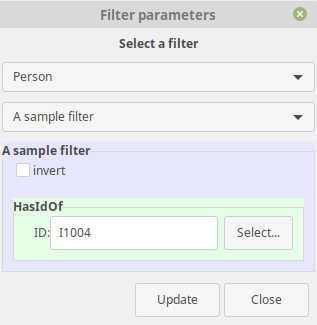

Recreate this plot in Python.
#
# Gramps - a GTK+/GNOME based genealogy program
#
# Copyright (C) 2021-2022      Gramps developers, Kari Kujansuu

# This program is free software; you can redistribute it and/or modify
# it under the terms of the GNU General Public License as published by
# the Free Software Foundation; either version 2 of the License, or
# (at your option) any later version.
#
# This program is distributed in the hope that it will be useful,
# but WITHOUT ANY WARRANTY; without even the implied warranty of
# MERCHANTABILITY or FITNESS FOR A PARTICULAR PURPOSE.  See the
# GNU General Public License for more details.
#
# You should have received a copy of the GNU General Public License
# along with this program; if not, write to the Free Software
# Foundation, Inc., 51 Franklin Street, Fifth Floor, Boston, MA 02110-1301 USA.
#

import os
import re
import traceback
from collections import defaultdict
from pprint import pprint

try:
    from typing import Any, Callable, Dict, Generator, Iterator, List, Optional, Set, Tuple
    from gramps.gen.dbstate import DbState
    from gramps.gen.db import DbTxn, DbGeneric
    from gramps.gen.lib import BaseObject
    from gramps.gen.user import User
    from gramps.gui import DisplayState
    from gramps.gen.filters import GenericFilter
    from gramps.gen.filters.rules import Rule
except:
    pass

from gi.repository import Gdk, GObject, Gtk

import gramps.gen.filters
from gramps.gen.config import config as configman
from gramps.gen.const import CUSTOM_FILTERS
from gramps.gen.const import GRAMPS_LOCALE as glocale
from gramps.gen.datehandler import displayer
from gramps.gen.db import DbTxn
from gramps.gen.display.name import displayer as name_displayer
from gramps.gen.display.place import displayer as place_displayer
from gramps.gen.errors import FilterError, WindowActiveError
from gramps.gen.filters import GenericFilterFactory, reload_custom_filters
from gramps.gen.filters.rules import MatchesFilterBase
from gramps.gen.lib import (
    Citation,
    Event,
    Family,
    Media,
    Note,
    Person,
    Place,
    Repository,
    Source,
)
from gramps.gen.utils.callman import CallbackManager
from gramps.gen.utils.db import family_name
from gramps.gen.utils.db import get_birth_or_fallback
from gramps.gen.utils.string import conf_strings
from gramps.gui.dbguielement import DbGUIElement
from gramps.gui.dialog import ErrorDialog, QuestionDialog
from gramps.gui.editors import (
    EditCitation,
    EditEvent,
    EditFamily,
    EditMedia,
    EditNote,
    EditPerson,
    EditPlace,
    EditRepository,
    EditSource,
)
from gramps.gui.editors.filtereditor import MyEntry
from gramps.gui.editors.filtereditor import (
    EditFilter,
    MyBoolean,
    MyFilters,
    MyID,
    MyInteger,
    MyLesserEqualGreater,
    MyList,
    MyPlaces,
    MySelect,
    MySource,
    _name2typeclass,
)
from gramps.gui.glade import Glade
from gramps.gui.managedwindow import ManagedWindow
from gramps.gui.plug import tool
from gramps.gui.user import User
from gramps.gui.views.listview import ListView
from gramps.gui.widgets import DateEntry

try:
    _trans = glocale.get_addon_translator(__file__)
except ValueError:
    _trans = glocale.translation
_ = _trans.gettext


regex_tip = _('Interpret the contents of string fields as regular '
        'expressions.\n'
        'A decimal point will match any character. '
        'A question mark will match zero or one occurences '
        'of the previous character or group. '
        'An asterisk will match zero or more occurences. '
        'A plus sign will match one or more occurences. '
        'Use parentheses to group expressions. '
        'Specify alternatives using a vertical bar. '
        'A caret will match the start of a line. '
        'A dollar sign will match the end of a line.')

#-------------------------------------------------------------------------
#
# Tool
#
#-------------------------------------------------------------------------
class Tool(tool.Tool, ManagedWindow):

    def __init__(self, dbstate, user, options_class, name, callback=None):
        # type: (Any, Any, Any, str, Callable) -> None
        tool.Tool.__init__(self, dbstate, options_class, name)
        ManagedWindow.__init__(self, user.uistate, [], self.__class__, modal=False)
        self.user = user
        self.uistate = user.uistate
        self.dbstate = dbstate
        # self.track = []
        self.config = configman.register_manager(name)
        self.config.register("lastfilter.namespace", "")
        self.config.register("lastfilter.filtername", "")
        
        self.frame = None
        self.categories = [
            "Person",
            "Family",
            "Event",
            "Place",
            "Citation",
            "Source",
            "Repository",
            "Media",
            "Note",
        ]
        self.categories_translated = [_(cat) for cat in self.categories]
        self.colors = [
            Gdk.RGBA(0.75, 0.75, 0.75, 0.250),
            Gdk.RGBA(0.75, 0.75, 0.99, 0.250),
            Gdk.RGBA(0.75, 0.99, 0.99, 0.250),
            Gdk.RGBA(0.75, 0.99, 0.75, 0.250),
            Gdk.RGBA(0.99, 0.99, 0.75, 0.250),
            Gdk.RGBA(0.99, 0.75, 0.75, 0.250),
            Gdk.RGBA(0.99, 0.75, 0.99, 0.250),
        ]
        self.use_colors = True

        self.database_changed_key = self.dbstate.connect('database-changed', self.database_changed)
        self.filters_changed_key = self.uistate.connect('filters-changed', self.filters_changed)

        self.initialize_category_and_filtername()
        self.dialog = self.create_gui()

        self.set_window(self.dialog, None, _("Filter Parameters"))
        self.dialog.show_all()

    def build_menu_names(self, obj):
        # type: (Any) -> Tuple[str,str]
        """
        Needed by ManagedWindow to build the Windows menu
        """
        return ('FilterParams','FilterParams')

    def database_changed(self, db):
        # type: (DbGeneric) -> None
        # print("database_changed", db, db.is_open())
        if db.is_open():
            self.close_clicked(None) # can't handle database change


    def enable_buttons(self, value):
        # type: (bool) -> None
        self.edit_button.set_sensitive(value)
        self.delete_button.set_sensitive(value)
        self.execute_button.set_sensitive(value)
        self.update_button.set_sensitive(value)

    def populate_filters(self, category):
        # type: (str) -> None
        self.filterdb = gramps.gen.filters.CustomFilters
        filters = self.filterdb.get_filters_dict(category)
        self.filternames = []
        self.combo_filters.get_model().clear()
        for filter in filters.values():
            filtername = filter.get_name()
            self.filternames.append(filtername)
            self.combo_filters.append_text(filtername)
        if len(self.filternames) > 0:
            if self.current_filtername in self.filternames:
                current_index = self.filternames.index(self.current_filtername)
                self.combo_filters.set_active(current_index)
            else:
                self.combo_filters.set_active(0)
            self.enable_buttons(True)
        else:
            self.enable_buttons(False)

    def filters_changed(self, namespace):
        # type: (str) -> None
        if namespace == self.current_category:
            self.populate_filters(namespace)
    
    def initialize_category_and_filtername(self):
        # type: () -> None
        self.current_filtername = None
        self.filternames = []
        category = self.uistate.viewmanager.active_page.get_category() # type: str
        if category == "People": category = "Person"
        if category.endswith("ies"): category = category[0:-3] + "y"
        if category.endswith("s"): category = category[0:-1]
        self.current_category = category

        self.config.load()
        namespace = self.config.get("lastfilter.namespace")
        if namespace:
            self.current_category = namespace
            filtername = self.config.get("lastfilter.filtername")
            if filtername:
                self.current_filtername = filtername
        self.namespace = self.current_category

    def create_gui(self):
        # type: () -> Gtk.Dialog
        glade = Glade(toplevel='dialog1')
        self.dialog = glade.toplevel
        combo_categories = glade.get_child_object("combo_categories")
        self.combo_filters = glade.get_child_object("combo_filters")
        self.add_button = glade.get_child_object("add_button")
        self.edit_button = glade.get_child_object("edit_button")
        self.clone_button = glade.get_child_object("clone_button")
        self.delete_button = glade.get_child_object("delete_button")

        self.execute_button = glade.get_child_object("execute_button")
        self.update_button = glade.get_child_object("update_button")
        self.close_button = glade.get_child_object("close_button")
        self.box = glade.get_child_object("box")
        self.errorMsg = glade.get_child_object("errorMsg")
        
        if 0: glade.connect_signals(
            {
                'on_filter_changed': self.on_filter_changed,
                'add_new_filter': self.add_new_filter,
                'edit_filter': self.edit_filter,
                'delete_filter': self.delete_filter,
                'execute_clicked': self.execute_clicked,
                'update_clicked': self.update_clicked,
                'close_clicked': self.close_clicked,
                'on_category_changed': self.on_category_changed,
            }
        )
        if 1:
            self.combo_filters.connect("changed", self.on_filter_changed)

            self.add_button.connect("clicked", self.add_new_filter)
            self.edit_button.connect("clicked", self.edit_filter)
            self.clone_button.connect("clicked", self.clone_filter)
            self.delete_button.connect("clicked", self.delete_filter)

            self.execute_button.connect("clicked", self.execute_clicked)
            self.update_button.connect("clicked", self.update_clicked)
            self.close_button.connect("clicked", self.close_clicked)

        for cat in self.categories_translated:
            combo_categories.append_text(cat)
        combo_categories.connect("changed", self.on_category_changed)

        if self.current_category not in self.categories:
            self.current_category = "Person"
        i = self.categories.index(self.current_category)
        combo_categories.set_active(i)

        # put the dialog close to the parent window
        x, y = self.parent_window.get_position()
        self.dialog.move(x+100, y+100)
            
        self.dialog.connect("delete-event", lambda x, y: self.close_clicked(self.dialog))
        return self.dialog

    def on_category_changed(self, combo):
        # type: (Gtk.ComboBox) -> None
        tree_iter = combo.get_active_iter()
        if tree_iter is None: return
        model = combo.get_model()
        cat_name_translated = model[tree_iter][0]
        i = self.categories_translated.index(cat_name_translated)
        self.current_category = self.categories[i]
        if self.frame:
            self.frame.destroy()
            self.frame = None
        self.populate_filters(self.current_category)

    def get_color(self, level):
        # type: (int) -> str
        return self.colors[level % len(self.colors)]

    def get_all_handles(self, category):
        # type: (str) -> Optional[List[str]]
        # method copied from gramps/gui/editors/filtereditor.py
        # Why use iter for some and get for others?
        if category == 'Person':
            return self.db.iter_person_handles()
        elif category == 'Family':
            return self.db.iter_family_handles()
        elif category == 'Event':
            return self.db.get_event_handles()
        elif category == 'Source':
            return self.db.get_source_handles()
        elif category == 'Citation':
            return self.db.get_citation_handles()
        elif category == 'Place':
            return self.db.iter_place_handles()
        elif category == 'Media':
            return self.db.get_media_handles()
        elif category == 'Repository':
            return self.db.get_repository_handles()
        elif category == 'Note':
            return self.db.get_note_handles()
        else:
            return None

    def execute_clicked(self, _widget):
        # type: (str) -> None
        class User2:
            """
            Helper class to provide "can_cancel" functionality to
            the progress indicator used by gramps.gen.filters._genericfilter.GenericFilter.apply().
            Replaces the gramps.gui.user.User class for this case.
            Code copied from gramps/gui/user.py.
            """
            def __init__(self, user):
                # type: (User) -> None
                self.parent = user.parent
                self.uistate = user.uistate
                self.parent = user.parent
            def begin_progress(self, title, message, steps):
                # type: (str,str,int) -> None
                # Parameter "can_cancel" added to ProgressMeter creation.
                from gramps.gui.utils import ProgressMeter
                self._progress = ProgressMeter(title, parent=self.parent, can_cancel=True)
                if steps > 0:
                    self._progress.set_pass(message, steps, ProgressMeter.MODE_FRACTION)
                else:
                    self._progress.set_pass(message, mode=ProgressMeter.MODE_ACTIVITY)
            def step_progress(self):
                # type: () -> None
                res = self._progress.step()
                if res:
                    self.end_progress()
                    raise StopIteration
            def end_progress(self):
                # type: () -> None
                if self._progress:
                    self._progress.close()
                self._progress = None

        user = User2(self.user)

        # code copied from gramps/gui/editors/filtereditor.py (test_clicked)
        if not self.current_category:
            return 
        if not self.current_filtername:
            return
        try:
            self.update_params()
            filter = self.getfilter(self.current_category, self.current_filtername)
            handle_list = filter.apply(self.dbstate.db, id_list=None, user=user)
        except StopIteration:
            return
        except FilterError as msg:
            traceback.print_exc()
            (msg1, msg2) = msg.messages()
            ErrorDialog(msg1, msg2, parent=self.window)
            return
        ShowResults(self.dbstate, self.uistate, [], handle_list,
                    self.current_filtername, self.current_category)

    def update(self, current_filtername=None):
        # type: (str) -> None
        if current_filtername:
            self.current_filtername = current_filtername
        self.filterdb.save()
        reload_custom_filters()
        self.uistate.emit('filters-changed', (self.current_category,))

    def selection_callback(self, filterdb, filtername):
        # type: (str,str) -> None
        self.update(filtername)
        
    # methods copied from gramps/gui/editors/filtereditor.py
    def add_new_filter(self, obj):
        # type: (str) -> None
        self.filterdb = gramps.gen.filters.CustomFilters
        the_filter = GenericFilterFactory(self.current_category)()
        EditFilter(self.current_category, self.dbstate, self.uistate, self.track,
                   the_filter, self.filterdb, selection_callback=self.selection_callback)

    def edit_filter(self, obj):
        # type: (str) -> None
        if not self.current_category:
            return 
        if not self.current_filtername:
            return
        self.filterdb = gramps.gen.filters.CustomFilters
        the_filter = self.getfilter(self.current_category,  self.current_filtername)
        EditFilter(self.current_category, self.dbstate, self.uistate, self.track,
                   the_filter, self.filterdb, selection_callback=self.selection_callback)

    def clone_filter(self, obj): # not used
        # type: (str) -> None
        print("clone_filter")
        if not self.current_category:
            return 
        if not self.current_filtername:
            return
        old_filter = self.getfilter(self.current_category,  self.current_filtername)
        the_filter = GenericFilterFactory(self.current_category)(old_filter)
        the_filter.set_name('')
        EditFilter(self.current_category, self.dbstate, self.uistate, self.track,
                   the_filter, self.filterdb, update=self.update)

    def delete_filter(self, obj):
        # type: (str) -> None
        if not self.current_category:
            return 
        if not self.current_filtername:
            return
        gfilter = self.getfilter(self.current_category,  self.current_filtername)
        name = gfilter.get_name()
        using_filters = self.check_recursive_filters(self.current_category, name)
        if using_filters:
            QuestionDialog( _('Delete Filter?'),
                            _('This filter is currently being used '
                              'as the base for other filters. Deleting '
                              'this filter will result in removing all '
                              'other filters that depend on it:\n' +
                              ", ".join(f.get_name() for f in using_filters)),
                            _('Delete Filter'),
                            self._do_delete_selected_filter,
                            parent=self.dialog)
        else:
            self._do_delete_selected_filter()

    def _find_dependent_filters(self, space, gfilter, filter_set):
        # type: (str,GenericFilter,Set[GenericFilter]) -> None
        """
        This method recursively calls itself to find all filters that
        depend on the given filter, either directly through one of the rules,
        or through the chain of dependencies.

        The filter_set is amended with the found filters.
        """
        # Add itself to the filter_set
        filter_set.add(gfilter)
        name = gfilter.get_name()
        filters = self.filterdb.get_filters(space)
        for the_filter in filters:
            if the_filter.get_name() == name:
                continue
            if the_filter in filter_set: # prevent infinite recursion
                continue
            for rule in the_filter.get_rules():
                values = list(rule.values())
                if issubclass(rule.__class__, MatchesFilterBase) \
                       and (name in values):
                    self._find_dependent_filters(space, the_filter, filter_set)
                    break

    def check_recursive_filters(self, space, name):
        # type: (str,str) -> List[GenericFilter]
        using_filters = []
        for the_filter in self.filterdb.get_filters(space):
            for rule in the_filter.get_rules():
                values = list(rule.values())
                if issubclass(rule.__class__, MatchesFilterBase) \
                       and (name in values):
                    using_filters.append(the_filter)
        return using_filters

    def _do_delete_selected_filter(self):
        # type: () -> None
        if not self.current_category:
            return 
        if not self.current_filtername:
            return
        gfilter = self.getfilter(self.current_category,  self.current_filtername)
        self._do_delete_filter(self.current_category, gfilter)
        self.update()

    def _do_delete_filter(self, space, gfilter):
        # type: (str,str) -> None
        # Find everything we need to remove
        filter_set = set() # type: Set[GenericFilter]
        self._find_dependent_filters(space, gfilter, filter_set)

        # Remove what we found
        filters = self.filterdb.get_filters(space)
        list(map(filters.remove, filter_set))

    def update_clicked(self, _widget):
        # type: (str) -> None
        self.update_params()
        self.filterdb.save()

    def close_clicked(self, _widget):
        # type: (str) -> None
        self.uistate.disconnect(self.filters_changed_key) 
        self.dbstate.disconnect(self.database_changed_key)
        reload_custom_filters()  # so that our (non-saved) changes will be discarded
        self.close()

    def get_widgets(self,arglist,filtername):
        # type: (List[str],str) -> MyEntry
        # Code copied from gramps/gui/editors/filtereditor.py

        # filterdb = gramps.gen.filters.CustomFilters  # hack so that infamilyrule works

        pos = 0
        tlist = []
        for v in arglist:
            if isinstance(v, tuple):
                # allows filter to create its own GUI element
                l = Gtk.Label(label=v[0], halign=Gtk.Align.END)
            else:
                l = Gtk.Label(label=v, halign=Gtk.Align.END)
            l.show()
            if v == _('Place:'):
                t = MyPlaces([])
            elif v in [_('Reference count:'),
                        _('Number of instances:')
                        ]:
                t = MyInteger(0, 999)
            elif v == _('Reference count must be:'):
                t = MyLesserEqualGreater()
            elif v == _('Number must be:'):
                t = MyLesserEqualGreater(2)
            elif v == _('Number of generations:'):
                t = MyInteger(1, 32)
            elif v == _('ID:'):
                t = MyID(self.dbstate, self.uistate, self.track,
                         self.namespace)
            elif v == _('Source ID:'):
                t = MySource(self.dbstate, self.uistate, self.track)
            elif v == _('Filter name:'):
                t = MyFilters(self.filterdb.get_filters(self.namespace),
                              filtername)
            # filters of another namespace, name may be same as caller!
            elif v == _('Person filter name:'):
                t = MyFilters(self.filterdb.get_filters('Person'))
            elif v == _('Event filter name:'):
                t = MyFilters(self.filterdb.get_filters('Event'))
            elif v == _('Source filter name:'):
                t = MyFilters(self.filterdb.get_filters('Source'))
            elif v == _('Repository filter name:'):
                t = MyFilters(self.filterdb.get_filters('Repository'))
            elif v == _('Place filter name:'):
                t = MyFilters(self.filterdb.get_filters('Place'))
            elif v in _name2typeclass:
                additional = None
                if v in (_('Event type:'), _('Personal event:'),
                         _('Family event:')):
                    additional = self.db.get_event_types()
                elif v == _('Personal attribute:'):
                    additional = self.db.get_person_attribute_types()
                elif v == _('Family attribute:'):
                    additional = self.db.get_family_attribute_types()
                elif v == _('Event attribute:'):
                    additional = self.db.get_event_attribute_types()
                elif v == _('Media attribute:'):
                    additional = self.db.get_media_attribute_types()
                elif v == _('Relationship type:'):
                    additional = self.db.get_family_relation_types()
                elif v == _('Note type:'):
                    additional = self.db.get_note_types()
                elif v == _('Name type:'):
                    additional = self.db.get_name_types()
                elif v == _('Surname origin type:'):
                    additional = self.db.get_origin_types()
                elif v == _('Place type:'):
                    additional = sorted(self.db.get_place_types(),
                                        key=lambda s: s.lower())
                t = MySelect(_name2typeclass[v], additional)
            elif v == _('Inclusive:'):
                t = MyBoolean(_('Include selected Gramps ID'))
            elif v == _('Case sensitive:'):
                t = MyBoolean(_('Use exact case of letters'))
            elif v == _('Regular-Expression matching:'):
                t = MyBoolean(_('Use regular expression'))
            elif v == _('Include Family events:'):
                t = MyBoolean(_('Also family events where person is spouse'))
            elif v == _('Primary Role:'):
                t = MyBoolean(_('Only include primary participants'))
            elif v == _('Tag:'):
                taglist = ['']
                taglist = taglist + [tag.get_name() for tag in self.dbstate.db.iter_tags()]
                t = MyList(taglist, taglist)
            elif v == _('Confidence level:'):
                t = MyList(list(map(str, list(range(5)))),
                           [_(conf_strings[i]) for i in range(5)])
            elif v == _('Date:'):
                t = DateEntry(self.uistate, self.track)
            elif v == _('Day of Week:'):
                long_days = displayer.long_days
                days_of_week = long_days[2:] + long_days[1:2]
                t = MyList(list(map(str, range(7))), days_of_week)
            elif v == _('Units:'):
                t = MyList([0, 1, 2],
                           [_('kilometers'), _('miles'), _('degrees')])
            elif isinstance(v, tuple):
                # allow filter to create its own GUI element
                t = v[1](self.db)
            else:
                t = MyEntry()
            t.set_hexpand(True)
            tlist.append(t)
            pos += 1
        return tlist[0]

    class MyGrid(Gtk.Grid):
        """
        Gtk.Grid that is easier to use; just call .add() to add a new item.
        Set argument 'incrow' to False if next item should be on the same row.
        """

        def __init__(self):
            # type: () -> None
            Gtk.Grid.__init__(self)
            self.set_margin_left(10)
            self.set_margin_top(0)
            self.set_margin_right(10)
            self.set_margin_bottom(10)
            self.row = 0
            self.col = 0
        def add(self, widget, incrow=True):
            # type: (str,bool) -> None
            self.attach(widget,self.col,self.row,1,1)
            if incrow:
                self.row += 1
                self.col = 0
            else:
                self.col += 1

    def update_params(self, *args):
        # type: (str) -> None
        for (filter,invert_checkbox,logical_combo) in self.filterparams:
            filter.set_invert(invert_checkbox.get_active())
            filter.set_logical_op(self.ops[logical_combo.widget.get_active()])

        for (rule, paramindex, entry) in self.entries:
            value = str(entry.get_text())  # type: Any
            rule.list[paramindex] = value
            #print(value, entry)
        for (rule,use_regex) in self.regexes:
            value = use_regex.get_active()
            rule.use_regex = value
        for oldvalue, entries in self.values.items():
            value = None
            for entry,rule,paramindex in entries:
                if value is None:
                    value = entry.get_text()
                else:
                    rule.list[paramindex] = value
                entry.set_text(value)
        self.on_filter_changed(self.combo_filters, reload=False)

    def getfilter(self, category, filtername):
        # type: (str,str) -> GenericFilter
        filters = self.filterdb.get_filters_dict(category)
        return filters.get(filtername)


    def clean(self, text):
        # type: (str) -> str
        if len(text) > 80:
            text = text[0:77] + "..."
        text = text.replace("<","&lt;")
        return text
    
    
    def addfilter(self, grid, category, filter, level):
        # type: (Gtk.Grid,str,GenericFilter,int) -> None
        """
        Add the GUI widgets for the filter in the supplied Gtk.Grid.
        The grid is already contained in a Gtk.Frame with appropriate label.

        Saves the widget in three arrays (entries, filterparams and regexes).
        """

        if level > 20:
            lbl = Gtk.Label()
            lbl.set_halign(Gtk.Align.START)
            msg = (
                "<span color='red' size='larger'>"
                + _("Too deeply nested filters")
                + "</span>"
            )
            lbl.set_markup(msg)
            grid.add(lbl)
            self.errorMsg.set_markup(msg)
            return

        clsname = filter.__class__.__name__

        invert_checkbox = Gtk.CheckButton("invert")
        invert_checkbox.set_active(filter.get_invert())
        invert_checkbox.set_tooltip_text(
            _("Return values that do not match the filter rules")
        )

        choices = [
            _("All rules must apply"),
            _("At least one rule must apply"),
            _("Exactly one rule must apply"),
        ]
        self.ops = ["and","or","one"]
        op = filter.get_logical_op()
        combo = self.MyCombo(choices)
        combo.widget.set_active(self.ops.index(op))
        hbox = Gtk.HBox()
        hbox.add(invert_checkbox)
        if len(filter.get_rules()) > 1:
            hbox.add(combo.widget)
        grid.add(hbox)

        self.filterparams.append((filter,invert_checkbox, combo))

        for rule in filter.get_rules():
            lab = Gtk.Label(" ") # to separate the frames
            grid.add(lab)

            clsname = rule.__class__.__name__
            lbl = Gtk.Label(str(level) + ". " + clsname)
            lbl.set_halign(Gtk.Align.START)

            frame, grid2 = self.add_frame(grid, level, "<b>"+self.clean(_(rule.name))+"</b>\n" + self.clean(_(rule.description)),
                                   tooltip=_(rule.name) + "\n\n" + _(rule.description))
            for paramindex,(caption1, value) in enumerate(zip(rule.labels,rule.list)):
                if type(caption1) is tuple:
                    caption = caption1[0]
                else:
                    caption = caption1
                lbl = Gtk.Label(caption)
                lbl.set_halign(Gtk.Align.START)
                self.namespace = category
                entry = self.get_widgets([caption1], filter.get_name())
                entry.set_text(value)
                entry.set_halign(Gtk.Align.START)
                self.entries.append((rule,paramindex,entry))

                #grid2.add(lbl, False)
                if isinstance(entry, MyFilters):
                    grid2.add(lbl)
                else:
                    grid2.add(lbl, False)
                grid2.add(entry)
                
                
                if isinstance(entry, MyID):  # link ID fields if they have the same value
                    if value in self.values:
                        entry.set_sensitive(False)
                    self.values[value].append((entry,rule,paramindex))
                    entry.entry.connect("changed", self.update_params)
                if isinstance(entry, MyFilters):  
                    entry.connect("changed", self.update_params)
                if self.is_filter_reference(clsname, caption, entry):
                    matchcategory = self.get_matchcategory(clsname, caption, entry)
                    if matchcategory == "":
                        matchcategory = category
                    filtername = rule.list[paramindex]                
    
                    self.add_frame_and_filter(grid2, matchcategory, filtername, "", level)
                else:
                    pass
                    
            if rule.allow_regex:
                use_regex = Gtk.CheckButton(label=_('Use regular expressions'))
                use_regex.set_tooltip_text(regex_tip)
                use_regex.set_active(rule.use_regex)
                grid2.add(use_regex)
                self.regexes.append((rule,use_regex))

        
    def is_filter_reference(self, clsname, caption, entry):
        if isinstance(entry, MyFilters): return True
        if caption.lower().endswith("filter name:"): return True
        if clsname.startswith("Matches") and clsname.endswith("Filter"): return True  # e.g. MatchesEventFilter
        if clsname.startswith("Is") and clsname.endswith("FilterMatch"): return True  # e.g. IsChildOfFilterMatch
        return False

    def get_matchcategory(self, clsname, caption, entry):
        if caption.lower().endswith(" filter name:"): return caption.split()[0].capitalize()
        if clsname.startswith("Matches") and clsname.endswith("Filter"): return clsname.replace("Matches","").replace("Filter","")  # e.g. MatchesEventFilter
        return ""

    def add_frame_and_filter(self, grid, category, filtername, caption, level):
        # type: (Gtk.Grid,str,str,int) -> Gtk.Frame
        """
        Add a new Frame inside grid and a new Grid inside that Frame.
        Call addfilter to add a new frame inside the new grid to represent filter named 'filtername'.
        """
        filter = self.getfilter(category, filtername)
        if filter is None:  # not found for some reason
            lbl = Gtk.Label()
            lbl.set_halign(Gtk.Align.START)
            msg = "<span color='red' size='larger'>" + _("Error: filter '%s' not found in namespace '%s'") % (filtername, category) + "</span>"
            lbl.set_markup(msg)
            grid.add(lbl)
            self.errorMsg.set_markup(msg)
            return
        #caption = "<b>"+self.clean(filtername)+"</b>"
        if filter.comment.strip():
            caption += "\n"+self.clean(filter.comment)
        
        tooltip = filtername + "\n\n" + filter.comment
        frame, grid2 = self.add_frame(grid, level, caption, tooltip)
        self.addfilter(grid2, category, filter, level+1)
        return frame

        
    def add_frame(self, grid, level, caption, tooltip=None):
        # type: (Gtk.Grid,int,str,str) -> Tuple[Gtk.Frame, Gtk.Grid]
        "Add a new Frame inside grid and a new Grid inside that Frame"
        lbl = Gtk.Label()
        lbl.set_halign(Gtk.Align.START)
        lbl.set_markup(caption)
        frame2 = Gtk.Frame()
        frame2.set_label_widget(lbl)
        if self.use_colors:
            frame2.override_background_color(Gtk.StateFlags.NORMAL, self.get_color(level))

        if grid: grid.add(frame2)
        grid2 = self.MyGrid()
        frame2.add(grid2)
        frame2.set_tooltip_text(tooltip)
        return frame2, grid2

    def update_filter_reference(self, entry, paramindex, rule):
        referenced_filter_name = entry.get_text()
        rule.list[paramindex] = referenced_filter_name
        self.update_params()
        #self.update()
        self.filters_changed(self.current_category)

    def on_filter_changed(self, combo, reload=True):
        # type: (Gtk.ComboBox) -> None
#         import random
#         random.shuffle(self.colors)
        tree_iter = combo.get_active_iter()
        if tree_iter is None: return
        model = combo.get_model()
        try:
            filtername = model[tree_iter][0]
        except:
            traceback.print_exc()
            return

        # load from xml file, any temporary changes are lost
        if reload: reload_custom_filters()
        self.filterdb = gramps.gen.filters.CustomFilters

        self.current_filtername = filtername
        if self.frame:
            self.frame.destroy()
        self.entries = []       # type: List[Tuple[Rule,int,Gtk.Entry]]
        self.filterparams = []  # type: List[Tuple[GenericFilter,Gtk.CheckButton,Gtk.ComboBox]]
        self.regexes = []       # type: List[Tuple[Rule,Gtk.CheckButton]]
        self.values = defaultdict(list) # type: Dict[str, List[Tuple[Gtk.Entry,Rule,int]]]
        
        self.config.set("lastfilter.namespace", self.current_category)
        self.config.set("lastfilter.filtername", filtername)
        self.config.save()
        

        caption = "<b>"+filtername+"</b>"
        self.errorMsg.set_text("")

        frame2 = self.add_frame_and_filter(None, self.current_category, filtername, filtername, 0)
        
        self.box.add(frame2)
        self.frame = frame2
        self.dialog.resize(1, 1)  # shrink to minimum size needed
        self.dialog.show_all()

    class MyWidget:
        def __init__(self, widget):
            # type: (Gtk.Widget) -> None
            self.widget = widget
        def set_value(self, text):
            # type: (Any) -> None
            self.widget.set_text(text)
        def get_value(self):
            # type: () -> Any
            return self.widget.get_text()


    class MyCheckBox(MyWidget):
        def __init__(self):
            # type: () -> None
            self.widget = Gtk.CheckButton()
        def set_value(self, value):
            # type: (bool) -> None
            self.widget.set_active(value)
        def get_value(self):
            # type: () -> bool
            return self.widget.get_active()

    class MySpin(MyWidget):
        def __init__(self):
            # type: () -> None
            self.widget = Gtk.SpinButton()
            self.widget.set_numeric(True)
            adjustment = Gtk.Adjustment(upper=100, step_increment=1, page_increment=10)
            self.widget.set_adjustment(adjustment)
        def set_value(self, value):
            # type: (int) -> None
            self.widget.set_value(value)
        def get_value(self):
            # type: () -> int
            return self.widget.get_value_as_int()

    class MyCombo():
        def __init__(self, entries, *, has_entry=False):
            # type: (List[str], bool) -> None
            #Gtk.ComboBoxText.__init__(self)
            self.entries = entries
            if len(entries) > 0 and type(entries[0]) == tuple:
                self.keys = [e[0] for e in entries]
                self.entries = [e[1] for e in entries]
            else:
                self.keys = self.entries
            if has_entry:
                self.widget = Gtk.ComboBoxText.new_with_entry()
            else:
                self.widget = Gtk.ComboBoxText()
                self.widget.set_entry_text_column(0)
            self.fill_combo(self.entries)

        def fill_combo(self, data_list, wrap_width=1):
            # type: (Gtk.ComboBox, List[str], int) -> None
            for data in data_list:
                if data:
                    if type(data) == tuple:
                        self.widget.append(data[0],data[1])
                        self.widget.set_id_column(0)
                        self.widget.set_entry_text_column(1)
                    else:
                        self.widget.append_text(data)
                        self.widget.set_entry_text_column(0)

            self.widget.set_popup_fixed_width(False)
            self.widget.set_wrap_width(wrap_width)

        def set_value(self, value):
            # type: (str) -> None
            if value in self.keys:
                i = self.keys.index(value)
            else:
                i = -1
            self.widget.set_active(i)
        def get_value(self):
            # type: () -> str
            return self.widget.get_active_text()

class Category:
    def __init__(
        self,
        getfunc,        # type: Callable
        commitfunc,     # type: Callable
        get_all_objects_func,  # type: Callable
        objcls,         # type: BaseObject
        objclass,       # type: Optional[str]
        editfunc,       # type: Callable
    ):
        self.getfunc = getfunc
        self.commitfunc = commitfunc
        self.get_all_objects_func = get_all_objects_func
        self.objcls = objcls
        self.objclass = objclass
        self.editfunc = editfunc


CATEGORIES = [
    "People",
    "Families",
    "Events",
    "Places",
    "Citations",
    "Sources",
    "Repositories",
    "Media",
    "Notes",
]

def get_category_info(db, category_name):
    # type: (Any, str) -> Category

    objclass = None
    if category_name == "Person":
        get_all_objects_func = db.get_person_handles
        getfunc = db.get_person_from_handle
        commitfunc = db.commit_person
        editfunc = EditPerson
        objcls = Person
        objclass = "Person"
    if category_name == "Family":
        get_all_objects_func = db.get_family_handles
        getfunc = db.get_family_from_handle
        commitfunc = db.commit_family
        editfunc = EditFamily
        objcls = Family
        objclass = "Family"
    if category_name == "Place":
        get_all_objects_func = db.get_place_handles
        getfunc = db.get_place_from_handle
        commitfunc = db.commit_place
        editfunc = EditPlace
        objcls = Place
        objclass = "Place"
    if category_name == "Event":
        get_all_objects_func = db.get_event_handles
        getfunc = db.get_event_from_handle
        commitfunc = db.commit_event
        editfunc = EditEvent
        objcls = Event
        objclass = "Event"
    if category_name == "Citation":
        get_all_objects_func = db.get_citation_handles
        getfunc = db.get_citation_from_handle
        commitfunc = db.commit_citation
        editfunc = EditCitation
        objcls = Citation
        objclass = "Citation"
    if category_name == "Source":
        get_all_objects_func = db.get_source_handles
        getfunc = db.get_source_from_handle
        commitfunc = db.commit_source
        editfunc = EditSource
        objcls = Source
        objclass = "Source"
    if category_name == "Repository":
        get_all_objects_func = db.get_repository_handles
        getfunc = db.get_repository_from_handle
        commitfunc = db.commit_repository
        editfunc = EditRepository
        objcls = Repository
        objclass = "Repository"
    if category_name == "Note":
        get_all_objects_func = db.get_note_handles
        getfunc = db.get_note_from_handle
        commitfunc = db.commit_note
        editfunc = EditNote
        objcls = Note
        objclass = "Note"
    if category_name == "Media":
        get_all_objects_func = db.get_media_handles
        getfunc = db.get_media_from_handle
        commitfunc = db.commit_media
        editfunc = EditMedia
        objcls = Media
        objclass = "Media"
    return Category(
        getfunc,
        commitfunc,
        get_all_objects_func,
        objcls,
        objclass,
        editfunc,
    )



#-------------------------------------------------------------------------
#
# ShowResults
#
#-------------------------------------------------------------------------
class ShowResults(ManagedWindow):
    """Adapted from gramps/gui/editors/filtereditor.py"""

    def __init__(self, dbstate, uistate, track, handle_list, filtname, namespace):
        # type: (DbState,DisplayState,list,list,str,str) -> None
        self.filtname = filtname # so that build_menu_names can see it
        self.namespace = namespace
        ManagedWindow.__init__(self, uistate, track, self)

        self.dbstate = dbstate
        self.db = dbstate.db
        self.category_info = get_category_info(self.db, namespace)
        glade = Glade(toplevel='test')

        test_title = glade.get_child_object('test_title')
        title = "{namespace}: {filtname} ({n} {objects})".format(
            namespace=_(namespace),
            filtname=filtname,
            objects=_("objects"),
            n=len(handle_list))
        test_title.set_label(title)

        self.set_window(
            glade.get_child_object('test'),
            None,
            _('Filter Test'))

        render = Gtk.CellRendererText()

        self.treeview = glade.get_child_object('list')
        model = Gtk.ListStore(GObject.TYPE_STRING, GObject.TYPE_STRING, 
                              GObject.TYPE_STRING, GObject.TYPE_INT, object)
        self.treeview.set_model(model)

        col = Gtk.TreeViewColumn(_('ID'), render, text=0)
        col.set_clickable(True)
        col.set_resizable(True)
        col.set_sort_column_id(0)
        self.treeview.append_column(col)

        if self.namespace == "Event":
            col = Gtk.TreeViewColumn(_('Type'), render, text=1)
            col.set_clickable(True)
            col.set_resizable(True)
            col.set_sort_column_id(1)
            self.treeview.append_column(col)

            col = Gtk.TreeViewColumn(_('Description'), render, text=2)
            col.set_clickable(True)
            col.set_resizable(True)
            col.set_sort_column_id(2)
            self.treeview.append_column(col)
        elif self.namespace == "Citation":
            col = Gtk.TreeViewColumn(_('Page'), render, text=1)
            col.set_clickable(True)
            col.set_resizable(True)
            col.set_sort_column_id(1)
            self.treeview.append_column(col)

            col = Gtk.TreeViewColumn(_('Source'), render, text=2)
            col.set_clickable(True)
            col.set_resizable(True)
            col.set_sort_column_id(2)
            self.treeview.append_column(col)
        else:
            col = Gtk.TreeViewColumn(_('Name'), render, text=1)
            col.set_clickable(True)
            col.set_resizable(True)
            col.set_sort_column_id(1)
            self.treeview.append_column(col)

        if self.namespace == "Person":
            col = Gtk.TreeViewColumn(_('Birth'), render, text=2)
            col.set_clickable(True)
            col.set_resizable(True)
            col.set_sort_column_id(3)
            self.treeview.append_column(col)

        self.treeview.connect("button-press-event", self.button_press)

        glade.get_child_object('test_close').connect('clicked', self.close)
        glade.get_child_object('open_button').connect('clicked', self.open_object)

        new_list = sorted(
                        (self.sort_val_from_handle(h) for h in handle_list),
                        key=lambda x: glocale.sort_key(x[0])
                        )

        for s_, handle in new_list:
            gid, name, name2, sortvalue, obj = self.get_obj(handle)
            model.append(row=[gid, name, name2, sortvalue, obj])

        glade.get_child_object('open_button').set_sensitive(len(new_list) > 0)
        self.show()

    def build_menu_names(self, obj):
        # type: (str) -> Tuple[str,str]
        """
        Needed by ManagedWindow to build the Windows menu
        """
        return (_("Result"), _("Test run result ({}: {})").format(self.namespace, self.filtname))

    def _select_row_at_coords(self, x, y):
        """
        Select the row at the current cursor position.
        """
        wx, wy = self.treeview.convert_bin_window_to_widget_coords(x, y)
        row = self.treeview.get_dest_row_at_pos(wx, wy)
        if row:
            self.treeview.get_selection().select_path(row[0])

    def button_press(self, _listview, event):
        # type: (Gtk.TreeView, Gtk. Event) -> None
        self._select_row_at_coords(event.x, event.y)
        if not self.db.db_is_open:
            return
        if self.is_right_click(event): # popup menu code copied from embeddedlists.py
            model, treeiter = self.treeview.get_selection().get_selected()
            if treeiter is None: return # list is empty
            row = list(model[treeiter])
            obj = row[-1]
            self.right_click(obj, event)
            return True
        if event.type == Gdk.EventType.DOUBLE_BUTTON_PRESS and event.button == 1:
            self.open_object(None)

    def is_right_click(self, event):
        """
        Returns True if the event is to open the context menu.
        """
        from gi.repository import Gdk
    
        if Gdk.Event.triggers_context_menu(event):
            return True

    def right_click(self, obj, event): 
        """
        On right click show a popup menu.
        """
        self.__store_menu = Gtk.Menu()  # need to keep reference or menu disappears
        menu = self.__store_menu
        menu.set_reserve_toggle_size(False)

        item = Gtk.MenuItem.new_with_mnemonic("Activate")
        item.connect("activate", lambda _menuitem: self.uistate.set_active(obj.handle, self.namespace))
        menu.append(item)
        item.show()

        item = Gtk.MenuItem.new_with_mnemonic("Copy to clipboard")
        item.connect("activate", lambda _menuitem: self.copy_to_clipboard(obj.handle, self.namespace))
        menu.append(item)
        item.show()

        menu.popup_at_pointer(event)
        return True


    def open_object(self, _widget):
        # type: (Gtk.Widget) -> None
        model, treeiter = self.treeview.get_selection().get_selected()
        if treeiter is None: return # list is empty
        row = list(model[treeiter])
        obj = row[-1]
        try:  # may fail if clicked too frequently or window already open
            self.category_info.editfunc(self.dbstate, self.uistate, self.track, obj)
        except WindowActiveError:
            pass
        except:
            traceback.print_exc()

    def copy_to_clipboard(self, handle, namespace):
        # Exploit PageView.copy_to_clipboard.
        # Use 'self' to emulate a PageView object since
        # PageView.copy_to_clipboard only needs an object that contains dbstate and uistate.
        from gramps.gui.views.pageview import PageView
        PageView.copy_to_clipboard(self, namespace, [handle])
        
    def get_obj(self, handle):
        # type: (str) -> Tuple[str,str,str,Any]
        name2 = ""
        sortvalue = 0
        if self.namespace == 'Person':
            person = self.db.get_person_from_handle(handle)
            name = name_displayer.sorted(person)
            gid = person.get_gramps_id()
            obj = person
            event = get_birth_or_fallback(self.db, obj)
            if event and event.date:
                name2 = str(event.date)
                sortvalue = event.date.sortval
            else:
                name2 = ""
                sortvalue = 0 
            
        elif self.namespace == 'Family':
            family = self.db.get_family_from_handle(handle)
            name = family_name(family, self.db)
            gid = family.get_gramps_id()
            obj = family
        elif self.namespace == 'Event':
            event = self.db.get_event_from_handle(handle)
            name = str(event.get_type())
            name2 = event.get_description()
            gid = event.get_gramps_id()
            obj = event
        elif self.namespace == 'Source':
            source = self.db.get_source_from_handle(handle)
            name = source.get_title()
            gid = source.get_gramps_id()
            obj = source
        elif self.namespace == 'Citation':
            citation = self.db.get_citation_from_handle(handle)
            src_handle = citation.get_reference_handle()
            source = self.db.get_source_from_handle(src_handle)
            name = citation.get_page()[:30]
            name2 = source.get_title()
            gid = citation.get_gramps_id()
            obj = citation
        elif self.namespace == 'Place':
            place = self.db.get_place_from_handle(handle)
            name = place_displayer.display(self.db, place)
            gid = place.get_gramps_id()
            obj = place
        elif self.namespace == 'Media':
            obj = self.db.get_media_from_handle(handle)
            name = obj.get_description()
            gid = obj.get_gramps_id()
        elif self.namespace == 'Repository':
            repo = self.db.get_repository_from_handle(handle)
            name = repo.get_name()
            gid = repo.get_gramps_id()
            obj = repo
        elif self.namespace == 'Note':
            note = self.db.get_note_from_handle(handle)
            name = note.get().replace('\n', ' ')
            if len(name) > 80:
                name = name[:80]+"..."
            gid = note.get_gramps_id()
            obj = note
        return (gid, name, name2, sortvalue, obj)

    def sort_val_from_handle(self, handle):
        # type: (str) -> Tuple[str,str]
        if self.namespace == 'Person':
            name = self.db.get_person_from_handle(handle).get_primary_name()
            sortname = name_displayer.sort_string(name)
        elif self.namespace == 'Family':
            sortname = family_name(
                self.db.get_family_from_handle(handle),self.db)
        elif self.namespace == 'Event':
            sortname = self.db.get_event_from_handle(handle).get_description()
        elif self.namespace == 'Source':
            sortname = self.db.get_source_from_handle(handle).get_title()
        elif self.namespace == 'Citation':
            sortname = self.db.get_citation_from_handle(handle).get_page()
        elif self.namespace == 'Place':
            place = self.db.get_place_from_handle(handle)
            sortname = place_displayer.display(self.db, place)
        elif self.namespace == 'Media':
            sortname = self.db.get_media_from_handle(handle).get_description()
        elif self.namespace == 'Repository':
            sortname = self.db.get_repository_from_handle(handle).get_name()
        elif self.namespace == 'Note':
            gid = self.db.get_note_from_handle(handle).get_gramps_id()
            sortname = gid
        return (sortname, handle)


#------------------------------------------------------------------------
#
# Options
#
#------------------------------------------------------------------------
class Options(tool.ToolOptions):
    """
    Define options and provides handling interface.
    """

    def __init__(self, name, person_id=None):
        # type: (str,str) -> None
        tool.ToolOptions.__init__(self, name, person_id)

        self.options_dict = {} # type: Dict[str,Any]
        self.options_help = {} # type: Dict[str,Any]
        
